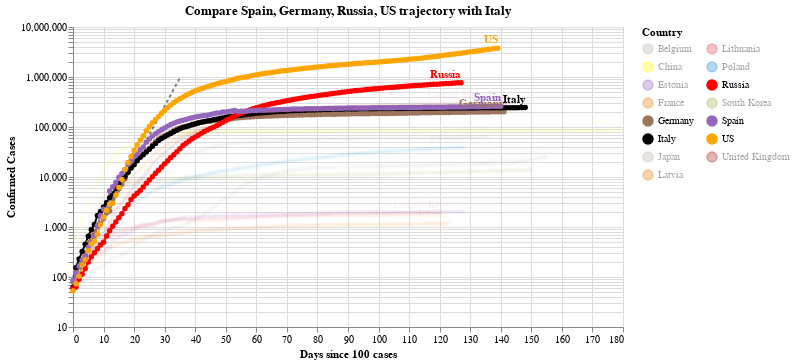

Write notebook code for a chart like this one.
### Code cell
#hide_input
chart2 = make_since_chart(dff2, ['Spain', 'Germany','Russia', 'US'], baseline_countries)
chart2

### Figure 1 — Vega-Lite specification as saved in the notebook (floating-point values rounded to 4 significant figures; data arrays with more than 128 entries replaced by an {"elided": "..."} marker saying what was removed)
{"config": {"view": {"continuousWidth": 400, "continuousHeight": 300}}, "layer": [{"data": {"name": "data-628230001892d6798b50651be41d1b3e"}, "mark": {"type": "line", "color": "black", "opacity": 0.5, "strokeDash": [3, 3]}, "encoding": {"x": {"type": "quantitative", "field": "Days since 100 cases"}, "y": {"type": "quantitative", "field": "Confirmed Cases"}}}, {"data": {"name": "data-66dc554d69d8dae150b6565897b2d75c"}, "mark": {"type": "line", "point": true}, "encoding": {"color": {"type": "nominal", "field": "Country", "legend": {"columns": 2}, "scale": {"domain": ["Belgium", "China", "Estonia", "France", "Germany", "Italy", "Japan", "Latvia", "Lithuania", "Poland", "Russia", "South Korea", "Spain", "US", "United Kingdom"], "range": ["#C1B7AD", "yellow", "#9467bd", "#F58518", "#9D755D", "black", "#C1B7AD", "#F58518", "#E45756", "#2495D3", "red", "#A1BA59", "#9467bd", "orange", "brown"]}}, "opacity": {"condition": {"value": 1, "selection": "selector003"}, "value": 0.05}, "tooltip": [{"type": "nominal", "field": "Country"}, {"type": "temporal", "field": "Date"}, {"type": "quantitative", "field": "Confirmed Cases"}, {"type": "quantitative", "field": "Days since 100 cases"}], "x": {"type": "quantitative", "field": "Days since 100 cases"}, "y": {"type": "quantitative", "field": "Confirmed Cases", "scale": {"type": "log"}}}, "selection": {"selector003": {"type": "multi", "fields": ["Country"], "bind": "legend", "init": [{"Country": "Spain"}, {"Country": "Germany"}, {"Country": "Russia"}, {"Country": "US"}, {"Country": "Italy"}]}}, "width": 550}, {"data": {"name": "data-66dc554d69d8dae150b6565897b2d75c"}, "mark": {"type": "text", "align": "right", "dy": -8, "fontWeight": "bold"}, "encoding": {"color": {"type": "nominal", "field": "Country", "legend": {"columns": 2}, "scale": {"domain": ["Belgium", "China", "Estonia", "France", "Germany", "Italy", "Japan", "Latvia", "Lithuania", "Poland", "Russia", "South Korea", "Spain", "US", "United Kingdom"], "range": ["#C1B7AD", "yellow", "#9467bd", "#F58518", "#9D755D", "black", "#C1B7AD", "#F58518", "#E45756", "#2495D3", "red", "#A1BA59", "#9467bd", "orange", "brown"]}}, "opacity": {"condition": {"value": 1, "selection": "selector003"}, "value": 0.05}, "text": {"type": "nominal", "field": "Country"}, "tooltip": [{"type": "nominal", "field": "Country"}, {"type": "temporal", "field": "Date"}, {"type": "quantitative", "field": "Confirmed Cases"}, {"type": "quantitative", "field": "Days since 100 cases"}], "x": {"type": "quantitative", "field": "Days since 100 cases"}, "y": {"type": "quantitative", "field": "Confirmed Cases", "scale": {"type": "log"}}}, "transform": [{"filter": "(datum['Date'] >= 1595116800000)"}], "width": 550}], "title": "Compare Spain, Germany, Russia, US trajectory with Italy", "$schema": "https://vega.github.io/schema/vega-lite/v4.0.2.json", "datasets": {"data-628230001892d6798b50651be41d1b3e": [{"Days since 100 cases": 0, "Confirmed Cases": 100.0}, {"Days since 100 cases": 1, "Confirmed Cases": 130.0}, {"Days since 100 cases": 2, "Confirmed Cases": 169.0}, {"Days since 100 cases": 3, "Confirmed Cases": 219.7}, {"Days since 100 cases": 4, "Confirmed Cases": 285.6}, {"Days since 100 cases": 5, "Confirmed Cases": 371.3}, {"Days since 100 cases": 6, "Confirmed Cases": 482.7}, {"Days since 100 cases": 7, "Confirmed Cases": 627.5}, {"Days since 100 cases": 8, "Confirmed Cases": 815.7}, {"Days since 100 cases": 9, "Confirmed Cases": 1060.0}, {"Days since 100 cases": 10, "Confirmed Cases": 1379.0}, {"Days since 100 cases": 11, "Confirmed Cases": 1792.0}, {"Days since 100 cases": 12, "Confirmed Cases": 2330.0}, {"Days since 100 cases": 13, "Confirmed Cases": 3029.0}, {"Days since 100 cases": 14, "Confirmed Cases": 3937.0}, {"Days since 100 cases": 15, "Confirmed Cases": 5119.0}, {"Days since 100 cases": 16, "Confirmed Cases": 6654.0}, {"Days since 100 cases": 17, "Confirmed Cases": 8650.0}, {"Days since 100 cases": 18, "Confirmed Cases": 11250.0}, {"Days since 100 cases": 19, "Confirmed Cases": 14620.0}, {"Days since 100 cases": 20, "Confirmed Cases": 19000.0}, {"Days since 100 cases": 21, "Confirmed Cases": 24710.0}, {"Days since 100 cases": 22, "Confirmed Cases": 32120.0}, {"Days since 100 cases": 23, "Confirmed Cases": 41750.0}, {"Days since 100 cases": 24, "Confirmed Cases": 54280.0}, {"Days since 100 cases": 25, "Confirmed Cases": 70560.0}, {"Days since 100 cases": 26, "Confirmed Cases": 91730.0}, {"Days since 100 cases": 27, "Confirmed Cases": 119300.0}, {"Days since 100 cases": 28, "Confirmed Cases": 155000.0}, {"Days since 100 cases": 29, "Confirmed Cases": 201500.0}, {"Days since 100 cases": 30, "Confirmed Cases": 262000.0}, {"Days since 100 cases": 31, "Confirmed Cases": 340600.0}, {"Days since 100 cases": 32, "Confirmed Cases": 442800.0}, {"Days since 100 cases": 33, "Confirmed Cases": 575600.0}, {"Days since 100 cases": 34, "Confirmed Cases": 748300.0}, {"Days since 100 cases": 35, "Confirmed Cases": 972800.0}], "data-66dc554d69d8dae150b6565897b2d75c": {"elided": "2113 records"}}}
